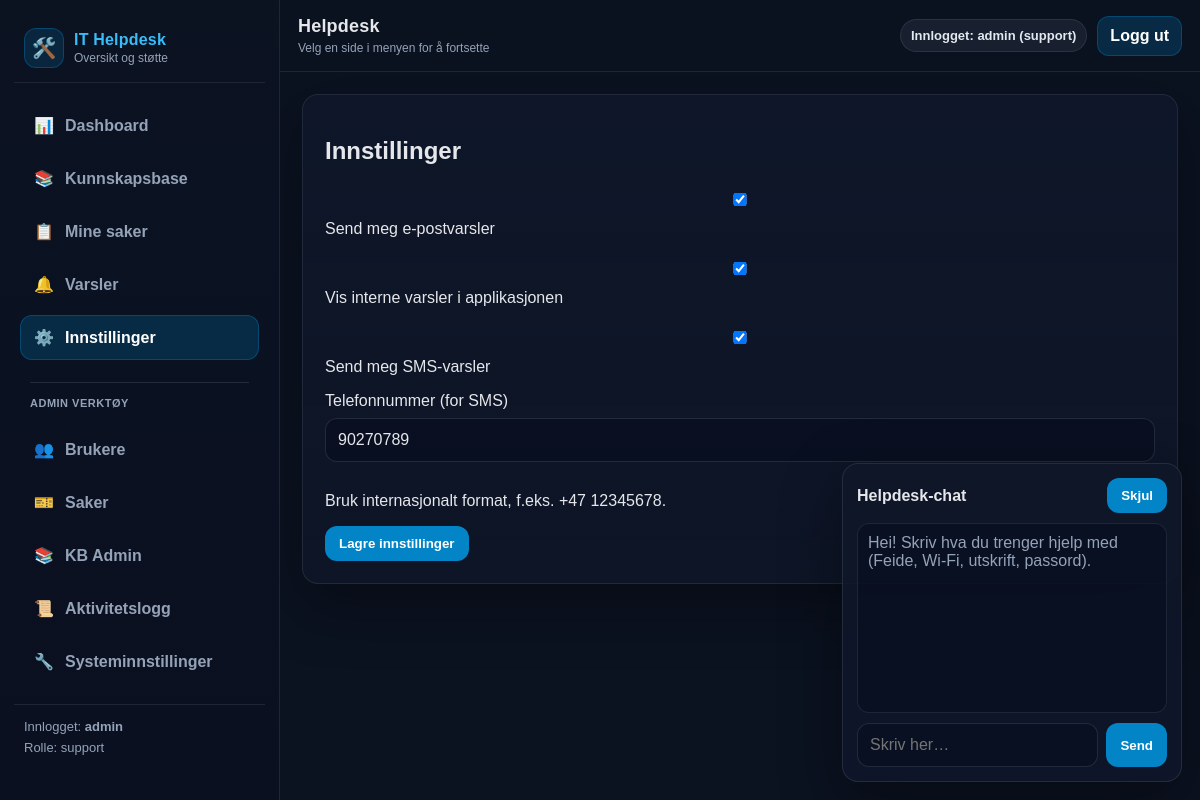
The app's page /settings (signed in), older data.
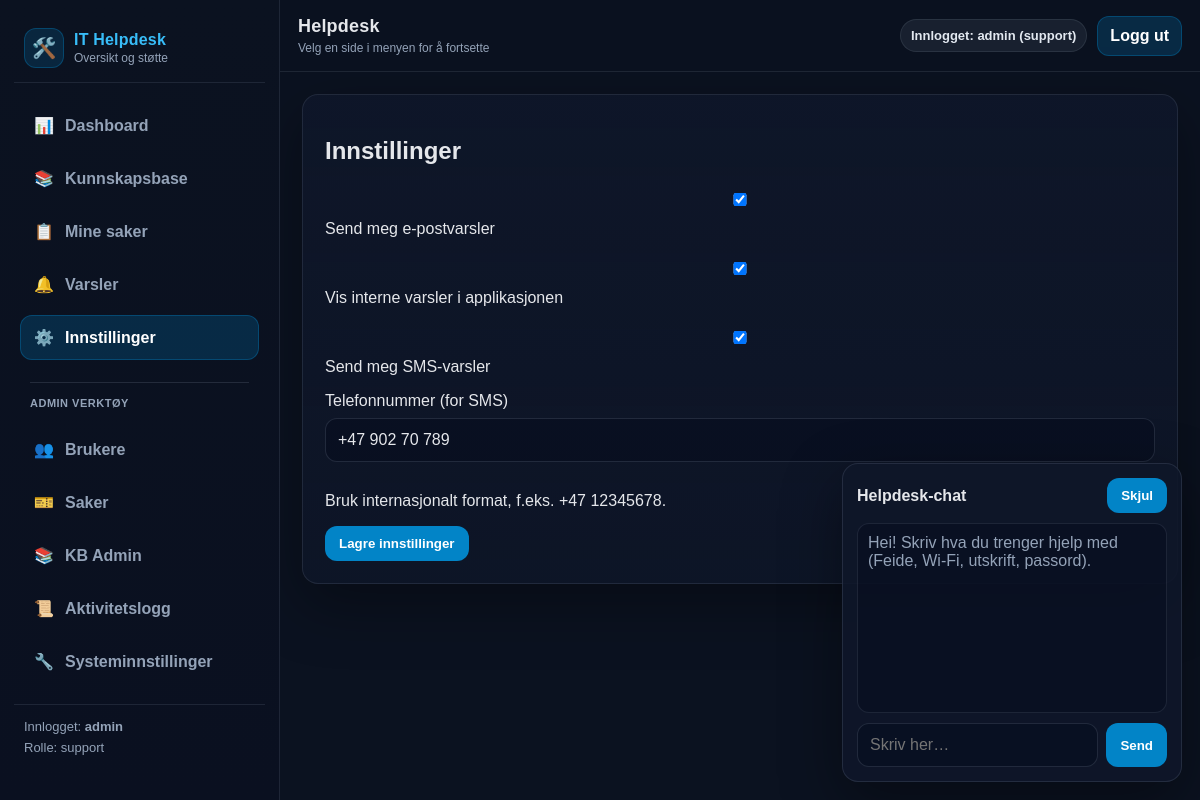
The same page, newer data.
### tables this page shows
CREATE TABLE users (
            id INTEGER PRIMARY KEY AUTOINCREMENT,
            username TEXT NOT NULL UNIQUE,
            pw_hash TEXT NOT NULL,
            role TEXT NOT NULL DEFAULT 'user',
            email TEXT,
            phone TEXT,
            created_at TEXT NOT NULL DEFAULT (datetime('now')),
            last_login TEXT,
            notify_email INTEGER NOT NULL DEFAULT 1,
            notify_inapp INTEGER NOT NULL DEFAULT 1,
            notify_sms INTEGER NOT NULL DEFAULT 0
        );

### routes.py (the view, shortened to what this page needs)
@bp.route("/settings", methods=["GET", "POST"])
def settings():
    user = current_user()
    if not user:
        return redirect(url_for("main.login"))
    u = get_user(user) or {}
    return render_template("settings.html", preferences=u)

### __init__.py (called while the page is built)
def create_app():
    app = Flask(__name__)
    app.config.from_object(Config)
    init_mail(app)
    @app.after_request
    def set_security_headers(response):
        response.headers['X-Content-Type-Options'] = 'nosniff'
        response.headers['X-Frame-Options'] = 'DENY'
        response.headers['X-XSS-Protection'] = '1; mode=block'
        return response
    from .routes import bp
    app.register_blueprint(bp)
    return app

### db.py (called while the page is built)
def count_notifications(user: str) -> int:
    conn = _conn()
    cur = conn.cursor()
    cur.execute("SELECT COUNT(*) AS c FROM notifications WHERE user = ? AND read = 0", (user,))
    row = cur.fetchone()
    conn.close()
    return int(row["c"]) if row else 0

def _conn() -> sqlite3.Connection:
    DB_PATH.parent.mkdir(parents=True, exist_ok=True)
    conn = sqlite3.connect(DB_PATH)
    conn.row_factory = sqlite3.Row
    return conn

### routes.py (called while the page is built)
def current_user():
    return session.get("user")

@bp.before_app_request
def ensure_db():
    try:
        init_db()
    except Exception as e:
        logger.error(f"Database initialization failed: {e}")

### templates/settings.html
{% extends "base.html" %}
{% block content %}
<div class="card">
  <h2>Innstillinger</h2>
  <form method="post">
    <p>
      <label>
        <input type="checkbox" name="notify_email" value="1"
               {% if preferences.notify_email %}checked{% endif %}>
        Send meg e-postvarsler
      </label>
    </p>
    <p>
      <label>
        <input type="checkbox" name="notify_inapp" value="1"
               {% if preferences.notify_inapp %}checked{% endif %}>
        Vis interne varsler i applikasjonen
      </label>
    </p>
    <p>
      <label>
        <input type="checkbox" name="notify_sms" value="1"
               {% if preferences.notify_sms %}checked{% endif %}>
        Send meg SMS-varsler
      </label>
    </p>
    <p>
      <label for="phone">Telefonnummer (for SMS)</label>
      <input
        id="phone"
        name="phone"
        type="tel"
        placeholder="+47XXXXXXXX"
        value="{{ preferences.phone or '' }}"
      />
      <div class="help">Bruk internasjonalt format, f.eks. +47 12345678.</div>
    </p>
    <button type="submit">Lagre innstillinger</button>
  </form>
</div>
{% endblock %}

### templates/base.html (shortened to what the changed rows need)
<!doctype html>
<html lang="no">
  <head>
  </head>
  <body>
    {% set ep = request.endpoint or "" %}
    <div class="app">
      <aside class="sidebar">
        <div class="sidebar-footer">
          {% if session.get("user") %}
            Innlogget: <strong>{{ session.get("user") }}</strong>
            <div style="margin-top:6px; color:var(--muted);">
              Rolle: {{ session.get("role") }}
            </div>
          {% else %}
            Ikke innlogget
          {% endif %}
        </div>
      </aside>
      <div class="main">
        <header class="topbar">
          <div class="topbar-right">
            {% if session.get("user") %}
              <span class="pill">Innlogget: {{ session.get("user") }} ({{ session.get("role") }})</span>
              <a class="btn" href="{{ url_for('main.logout') }}">Logg ut</a>
            {% endif %}
          </div>
        </header>
        <main class="page">
          <div class="content-wrap">
            {% block content %}{% endblock %}
          </div>
        </main>
      </div>
    </div>
  </body>
</html>

Row changes from the older to the newer data that the page shows:
changed users "admin": phone "90270789" → "+47 902 70 789"
